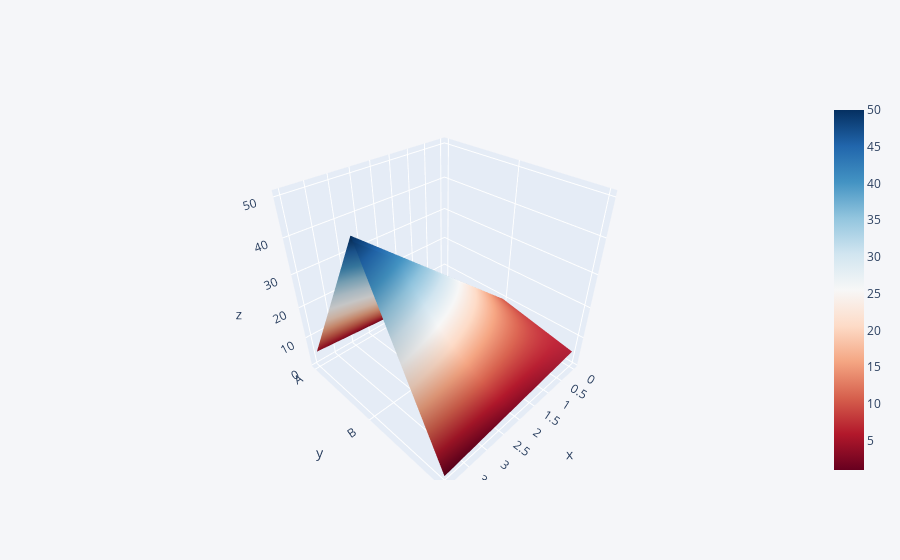

The code cell stored with this chart in its notebook:
### Code cell
dff.iplot(kind = "surface", colorscale= "")

### Figure 1 — Plotly figure (JSON) as saved in the notebook; plotly's stock layout.template omitted (floating-point values rounded to 4 significant figures)
{"data": [{"colorscale": [[0, "rgb(103,0,31)"], [0.1, "rgb(178,24,43)"], [0.2, "rgb(214,96,77)"], [0.3, "rgb(244,165,130)"], [0.4, "rgb(253,219,199)"], [0.5, "rgb(247,247,247)"], [0.6, "rgb(209,229,240)"], [0.7, "rgb(146,197,222)"], [0.8, "rgb(67,147,195)"], [0.9, "rgb(33,102,172)"], [1, "rgb(5,48,97)"]], "type": "surface", "x": [0, 1, 2, 3, 4], "y": ["A", "B", "C"], "z": [[1, 2, 3, 4, 5], [10, 20, 30, 40, 50], [5, 4, 3, 2, 1]]}], "layout": {"legend": {"bgcolor": "#F5F6F9", "font": {"color": "#4D5663"}}, "paper_bgcolor": "#F5F6F9", "plot_bgcolor": "#F5F6F9", "title": {"font": {"color": "#4D5663"}}, "xaxis": {"gridcolor": "#E1E5ED", "showgrid": true, "tickfont": {"color": "#4D5663"}, "title": {"font": {"color": "#4D5663"}, "text": ""}, "zerolinecolor": "#E1E5ED"}, "yaxis": {"gridcolor": "#E1E5ED", "showgrid": true, "tickfont": {"color": "#4D5663"}, "title": {"font": {"color": "#4D5663"}, "text": ""}, "zerolinecolor": "#E1E5ED"}}}
